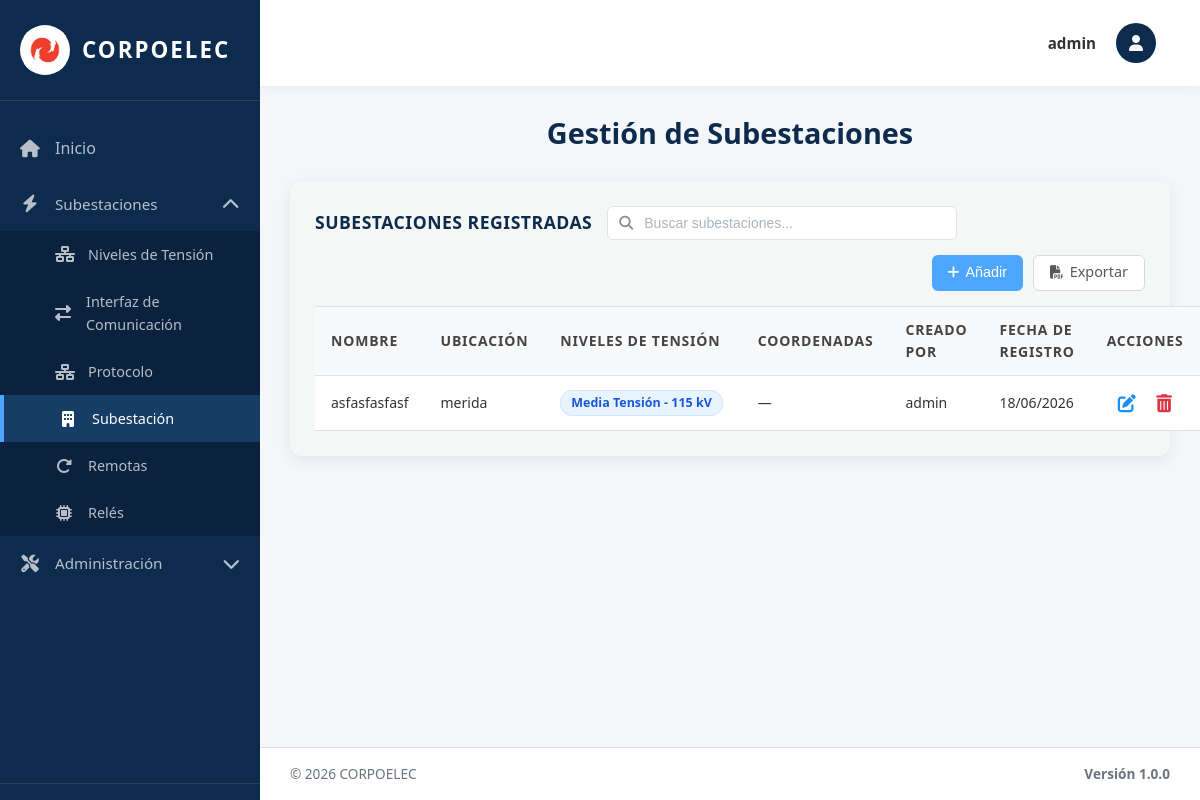
The app's page /subestaciones/ (signed in) with its own data.
### equipos/models.py (models this page shows, shortened)
class Subestacion(models.Model):
    Id_Sub_est = models.AutoField(primary_key=True)
    Id_Ten = models.ForeignKey(NivelTension, on_delete=models.SET_NULL, null=True, blank=True, related_name='subestaciones')
    Niveles_Ten = models.ManyToManyField("NivelTension", blank=True, related_name='subestaciones_multiples')
    Nombre = models.CharField(max_length=100)
    Ubicación = models.CharField(max_length=200)
    Coordenadas = models.CharField(max_length=100, blank=True, verbose_name='Coordenadas')  # Formato: "lat,lon" (opcional)
    Fecha_Reg = models.DateField(auto_now_add=True)
    creado_por = models.ForeignKey(User, on_delete=models.SET_NULL, null=True, blank=True, related_name='subestaciones_creadas')
    class Meta:
        verbose_name = 'Subestación'
        verbose_name_plural = 'Subestaciones'
        ordering = ['Id_Sub_est']

class NivelTension(models.Model):
    TIPO_CHOICES = [
        ('AT', 'Alta Tensión'),
        ('MT', 'Media Tensión'),
        ('BT', 'Baja Tensión'),
    ]
    NIVEL_CHOICES = [
        ('230kV', '230 kV'),
        ('115kV', '115 kV'),
        ('34.5kV', '34.5 kV'),
        ('13.8kV', '13.8 kV'),
    ]
    Id_Ten = models.AutoField(primary_key=True)
    Tipo_ten = models.CharField(max_length=5, choices=TIPO_CHOICES, default='AT')  # AT / MT / BT
    Nivel = models.CharField(max_length=10, choices=NIVEL_CHOICES)  # Valor kV (puede ser personalizado)
    Fecha_Reg = models.DateField(auto_now_add=True)
    creado_por = models.ForeignKey(User, on_delete=models.SET_NULL, null=True, blank=True, related_name='niveles_tension_creados')
    class Meta:
        verbose_name = 'Nivel de Tensión'
        verbose_name_plural = 'Niveles de Tensión'
        ordering = ['Id_Ten']

### equipos/views.py (the view, shortened to what this page needs)
# urls.py: path('subestaciones/', subestaciones_view, name='subestaciones'),
@no_cache
@login_required(login_url='/login/')
def subestaciones_view(request):
    subestaciones_list = Subestacion.objects.prefetch_related('Niveles_Ten').all().order_by('-Fecha_Reg', '-Id_Sub_est')
    paginator = Paginator(subestaciones_list, 10)
    page_number = request.GET.get('page')
    page_obj = paginator.get_page(page_number)
    tensiones = NivelTension.objects.all().order_by('Nivel')
    context = {
        'title': 'Subestaciones',
        'page_obj': page_obj,
        'tensiones': tensiones,
        'is_admin': request.user.is_superuser,
        'puede_crear': puede_crear(request),
        'puede_actualizar': puede_actualizar(request),
        'puede_eliminar': puede_eliminar(request),
    }
    return render(request, 'subestaciones.html', context)

### equipos/context_processors.py (called while the page is built, shortened)
def permisos_usuario(request):
    if request.user.is_superuser:
        return {
            'permisos_usuario': {'crear': True, 'actualizar': True, 'eliminar': True},
            'puede_crear': True,
            'puede_actualizar': True,
            'puede_eliminar': True,
        }

### templates/subestaciones.html (shortened to what this page needs)
{% extends 'base.html' %}
{% load static %}
{% block content %}
<div class="welcome-text">
  <h2>Gestión de Subestaciones</h2>
</div>
<div class="table-section">
<div class="table-header">
  <h3>Subestaciones Registradas</h3>
  <div class="search-container">
    <input type="text" class="search-input" id="searchInput" placeholder="Buscar subestaciones..." onkeyup="filterTable()">
  </div>
  <div class="action-buttons">
    {% if puede_crear %}
    <button type="button" class="btn btn-primary btn-add-top" onclick="abrirAddModal()">
      <i class="fas fa-plus"></i> Añadir
    </button>
    {% endif %}
    <a href="{% url 'exportar_subestaciones_pdf' %}" class="btn btn-secondary btn-add-top">
      <i class="fas fa-file-pdf"></i> Exportar
    </a>
  </div>
</div>
    {% if page_obj.paginator.count > 0 %}
     <table class="data-table">
<thead>
           <tr>
             <th>Nombre</th>
             <th>Ubicación</th>
             <th>Niveles de Tensión</th>
             <th>Coordenadas</th>
             {% if is_admin %}<th>Creado Por</th>{% endif %}
             <th>Fecha de Registro</th>
             <th>Acciones</th>
           </tr>
         </thead>
      <tbody>
        {% for sub in page_obj %}
        <tr>
          <td>{{ sub.Nombre }}</td>
          <td>{{ sub.Ubicación }}</td>
            <td>
              {% for nivel in sub.Niveles_Ten.all %}
                <span class="nivel-chip">{{ nivel.get_Tipo_ten_display }} - {{ nivel.get_Nivel_display }}</span>
              {% empty %}
                {% if sub.Id_Ten %}<span class="nivel-chip">{{ sub.Id_Ten.get_Tipo_ten_display }} - {{ sub.Id_Ten.get_Nivel_display }}</span>{% else %}—{% endif %}
              {% endfor %}
            </td>
          <td>{{ sub.Coordenadas|default:"—" }}</td>
          {% if is_admin %}<td>{{ sub.creado_por.username|default:"Sistema" }}</td>{% endif %}
          <td>{{ sub.Fecha_Reg|date:"d/m/Y" }}</td>
<td class="actions-cell">
              {% if puede_actualizar %}
              <button type="button" class="btn-icon btn-edit" title="Editar" onclick="openEditModal({{ sub.Id_Sub_est }}, '{{ sub.Nombre|escapejs }}', '{{ sub.Ubicación|escapejs }}', '{% for nivel in sub.Niveles_Ten.all %}{{ nivel.Id_Ten }}{% if not forloop.last %},{% endif %}{% endfor %}', '{{ sub.Coordenadas|escapejs }}')">
                <i class="fas fa-edit"></i>
              </button>
              {% endif %}
              {% if puede_eliminar %}
              <form method="post" style="display: inline;" onsubmit="return confirmarEliminacion(this);">
               <button type="submit" class="btn-icon btn-delete" title="Eliminar">
                 <i class="fas fa-trash-alt"></i>
               </button>
              </form>
              {% endif %}
            </td>
        </tr>
        {% endfor %}
      </tbody>
     </table>
    {% else %}
    <p class="no-data">No hay subestaciones registradas.</p>
    {% endif %}
  </div>
{% endblock %}

### templates/base.html (shortened to what this page needs)
{% load static %}
<!DOCTYPE html>
<html lang="es">
<head>
  <link rel="stylesheet" href="https://cdnjs.cloudflare.com/ajax/libs/font-awesome/6.4.0/css/all.min.css">
  <link rel="stylesheet" href="{% static 'css/global.css' %}">
 </head>
<body>
  <div class="layout-wrapper">
    <aside class="sidebar" id="sidebar">
      <div class="sidebar-brand" onclick="toggleSidebar()">
        <div class="sidebar-logo">
          <img src="{% static 'img/logo.jpg' %}" alt="Corpoelec">
        </div>
        <span class="sidebar-brand-text">Corpoelec</span>
      </div>
 <nav class="sidebar-nav">
        <a href="{% url 'index' %}" class="{% if request.path == '/' %}active{% endif %}" onclick="closeMobileSidebar()">
          <i class="fas fa-home"></i>
          <span>Inicio</span>
        </a>
         <div class="sidebar-dropdown {% if request.path == '/subestaciones/' or request.path == '/tensiones/' or request.path == '/interfaces/' or request.path == '/protocolo/' or request.path == '/reles/' or request.path == '/remotas/' %}active{% endif %}">
          <a href="#" class="dropdown-toggle" onclick="toggleDropdown(event, 'subestaciones-dropdown')">
            <i class="fas fa-bolt"></i>
            <span>Subestaciones</span>
            <i class="fas fa-chevron-down dropdown-arrow"></i>
          </a>
           <div class="dropdown-menu" id="subestaciones-dropdown">
             <a href="{% url 'tensiones' %}" class="{% if request.path == '/tensiones/' %}active{% endif %}" onclick="closeMobileSidebar()">
               <i class="fas fa-network-wired"></i>
               <span>Niveles de Tensión</span>
             </a>
               <a href="{% url 'interfaces' %}" class="{% if request.path == '/interfaces/' %}active{% endif %}" onclick="closeMobileSidebar()">
                 <i class="fas fa-exchange-alt"></i>
                 <span>Interfaz de Comunicación</span>
               </a>
               <a href="{% url 'protocolo' %}" class="{% if request.path == '/protocolo/' %}active{% endif %}" onclick="closeMobileSidebar()">
                 <i class="fas fa-network-wired"></i>
                 <span>Protocolo</span>
               </a>
               <a href="{% url 'subestaciones' %}" class="{% if request.path == '/subestaciones/' %}active{% endif %}" onclick="closeMobileSidebar()">
               <i class="fas fa-building"></i>
               <span>Subestación</span>
             </a>
             <a href="{% url 'remotas' %}" class="{% if request.path == '/remotas/' %}active{% endif %}" onclick="closeMobileSidebar()">
               <i class="fas fa-redo-alt"></i>
               <span>Remotas</span>
             </a>
             <a href="{% url 'reles' %}" class="{% if request.path == '/reles/' %}active{% endif %}" onclick="closeMobileSidebar()">
               <i class="fas fa-microchip"></i>
               <span>Relés</span>
              </a>
            </div>
         </div>
           {% if user.is_staff %}
           <div class="sidebar-dropdown {% if request.path == '/bitacora/' or request.path == '/admin/restaurar/' or request.path == '/admin/backup/' or request.path == '/admin/usuarios/' %}active{% endif %}">
             <a href="#" class="dropdown-toggle" onclick="toggleDropdown(event, 'admin-dropdown')">
               <i class="fas fa-tools"></i>
               <span>Administración</span>
               <i class="fas fa-chevron-down dropdown-arrow"></i>
             </a>
           </div>
           {% endif %}
        </nav>
        <div class="sidebar-bottom">
        </div>
      </aside>
    <main class="main-content" id="mainContent">
      <nav class="navbar">
        <div class="navbar-user">
          <div class="navbar-user-trigger" onclick="toggleUserMenu(event)">
            <div class="navbar-user-name">
              {% if user.first_name %}{{ user.first_name }}{% else %}{{ user.username }}{% endif %}
            </div>
            <div class="navbar-user-avatar">
              <i class="fas fa-user"></i>
            </div>
          </div>
         </div>
       </nav>
      <div class="content-area">
        {% block content %}{% endblock %}
      </div>
      <footer class="footer">
        <div class="footer-left">
          <span>© 2026 CORPOELEC</span>
        </div>
        <div class="footer-version">Versión 1.0.0</div>
      </footer>
    </main>
  </div>
</body>
</html>

### static/css/global.css (style rules this page uses)
body { font-size: 16px; font-weight: 400; color: #333; font-family: 'Open Sans', 'Segoe UI', Arial, sans-serif; line-height: 1.6; }
h1, h2, h3, .welcome-text h2 { font-size: 26px; font-weight: 700; color: #002D5A; margin: 0 0 20px 0; line-height: 1.2; }
.data-table thead th { font-size: 14px !important; font-weight: 700 !important; text-transform: uppercase !important; color: #444 !important; letter-spacing: 0.8px; padding: 12px 16px !important; background: #f8f9fa !important; border-top: 1px solid #dee2e6 !important; border-bottom: 1px solid #dee2e6 !important; }
.data-table thead { background: #f8f9fa !important; }
.data-table tbody td { font-size: 14px !important; font-weight: 400 !important; color: #333 !important; padding: 12px 16px !important; background: #fff !important; border-bottom: 1px solid #dee2e6 !important; }
.btn-primary, .btn-add-top { font-size: 14px !important; font-weight: 500 !important; border-radius: 8px !important; padding: 10px 20px !important; display: inline-flex; align-items: center; gap: 6px; }
.btn-icon { font-size: 18px !important; display: inline-flex; align-items: center; justify-content: center; padding: 6px !important; }
.btn-delete, .btn-delete i { color: #DC3545 !important; }
.btn-edit, .btn-edit i { color: #1890ff !important; }
.data-table { border-collapse: collapse; width: 100%; background: #fff; }
.data-table tbody tr { transition: background 0.15s ease; background: #fff; }
.data-table th, .data-table td { padding-top: 12px !important; padding-bottom: 12px !important; }
.form-control, input[type="text"], input[type="email"], select, textarea { font-size: 14px; font-weight: 400; color: #333; }
a { color: #1890ff; text-decoration: none; font-weight: 500; }

### templates/subestaciones.html (style rules this page uses)
.table-section { background: #f4f7f6; padding: 25px; border-radius: 12px; box-shadow: 0 4px 15px rgba(0, 0, 0, 0.08); }
.table-header { display: flex; justify-content: space-between; align-items: center; margin-bottom: 15px; gap: 15px; flex-wrap: wrap; }
.table-header h3 { margin: 0; color: var(--blue-dark); flex: 0 0 auto; }
.action-buttons { display: flex; gap: 10px; flex: 0 0 auto; margin-left: auto; }
.search-container { flex: 1 1 auto; min-width: 250px; }
.search-container { position: relative; display: flex; align-items: center; }
.search-input { width: 350px; max-width: 100%; padding: 8px 12px 8px 36px; border: 1px solid #dee2e6; border-radius: 6px; font-size: 14px; color: #333; background: #fff; transition: border-color 0.3s ease; }
.search-input::placeholder { color: #adb5bd; }
.nivel-chip { display: inline-block; background: #e8f4fd; color: #1a56db; border: 1px solid #cfe6fb; border-radius: 12px; padding: 2px 10px; margin: 2px 3px 2px 0; font-size: 0.78rem; font-weight: 600; white-space: nowrap; }
.data-table { width: 100%; border-collapse: collapse; }
.data-table thead { background: var(--gray-100); }
.data-table th { font-weight: 600; color: var(--blue-dark); font-size: 0.9rem; text-transform: uppercase; letter-spacing: 0.5px; }
.btn-primary { background: var(--blue-accent); color: var(--white); padding: 10px 24px; border-radius: 6px; border: none; font-size: 0.95rem; cursor: pointer; transition: background 0.3s ease; }
.btn-icon { background: transparent; border: none; cursor: pointer; font-size: 1.1rem; padding: 6px; border-radius: 4px; transition: all 0.2s ease; display: inline-flex; align-items: center; justify-content: center; }
.btn-edit { color: var(--blue-accent); }
.btn-delete { color: var(--red-accent); }
.actions-cell { white-space: nowrap; }
.btn { padding: 10px 20px; border-radius: 6px; text-decoration: none; font-size: 0.9rem; font-weight: 400; cursor: pointer; border: none; transition: all 0.2s; }
.btn-secondary { background: #fff; color: #595959; border: 1px solid #d9d9d9; }

### records on screen
Subestacion: Nombre "asfasfasfasf", Ubicación "merida", Coordenadas "—", creado_por.username "admin", Fecha_Reg "18/06/2026"
NivelTension: Tipo_ten "Media Tensión", Nivel "115 kV"

### other values on screen
{{ user.username }} "admin"
